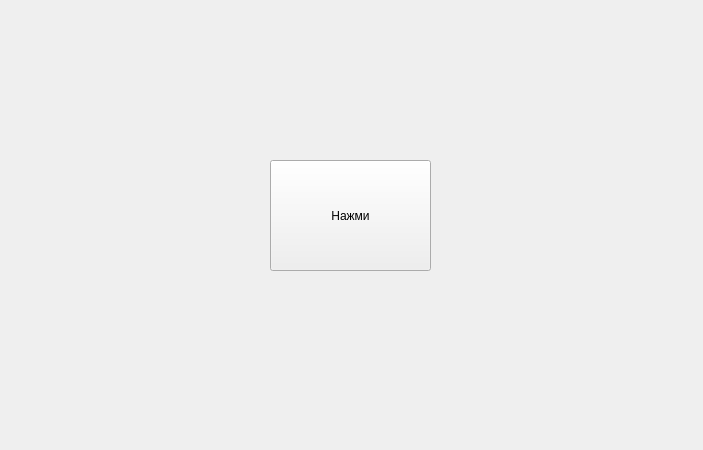
<?xml version="1.0" encoding="UTF-8"?>
<ui version="4.0">
 <class>Form</class>
 <widget class="QWidget" name="Form">
  <property name="geometry">
   <rect>
    <x>0</x>
    <y>0</y>
    <width>703</width>
    <height>450</height>
   </rect>
  </property>
  <property name="windowTitle">
   <string>Form</string>
  </property>
  <widget class="QPushButton" name="pushButton">
   <property name="geometry">
    <rect>
     <x>270</x>
     <y>160</y>
     <width>161</width>
     <height>111</height>
    </rect>
   </property>
   <property name="text">
    <string>Нажми</string>
   </property>
  </widget>
 </widget>
 <resources/>
 <connections/>
</ui>
